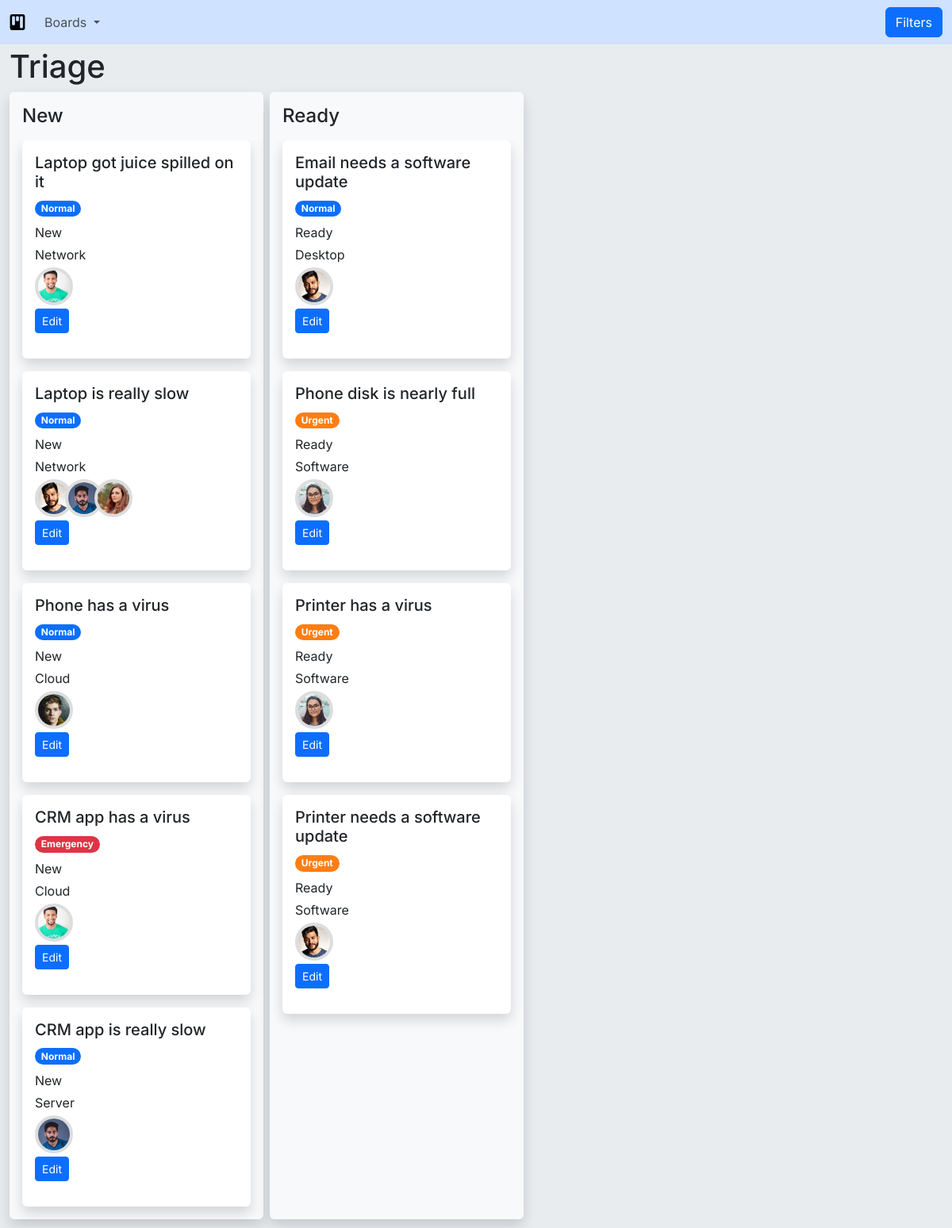
Page /board/2/ on the committed database.
### board/models.py (models this page shows, shortened)
class KanbanBoard(models.Model):
    name = models.CharField(max_length=100)

class Column(models.Model):
    board = models.ForeignKey(KanbanBoard, on_delete=models.CASCADE)
    name = models.CharField(max_length=100)
    statuses = models.ManyToManyField('helpdesk.Status', blank=True)
    def get_tickets(self, filters):
        tickets = Ticket.objects.filter(status__in=self.statuses.all()).order_by('-rank', 'id')
        if filters.get('search'):
            tickets = tickets.filter(title__icontains=filters.get('search'))
        if filters.get('category'):
            tickets = tickets.filter(category=filters.get('category'))
        if filters.get('priority'):
            tickets = tickets.filter(priority=filters.get('priority'))
        if filters.get('engineer'):
            tickets = tickets.filter(assigned_to=filters.get('engineer'))
        tickets = tickets.prefetch_related(
            'status',
            'priority',
            'assigned_to',
            'category'
        )
        return tickets

### helpdesk/models.py (models this page shows, shortened)
class Ticket(models.Model):
    title = models.CharField(max_length=100)
    status = models.ForeignKey(Status, on_delete=models.CASCADE)
    assigned_to = models.ManyToManyField(Engineer, blank=True)
    category = models.ForeignKey(Category, on_delete=models.SET_NULL, null=True)
    priority = models.ForeignKey(Priority, on_delete=models.SET_NULL, null=True)
    rank = models.IntegerField(null=True, blank=True)

class Priority(models.Model):
    name = models.CharField(max_length=100)
    sort_order = models.IntegerField()
    color = models.CharField(max_length=8)
    class Meta:
        verbose_name_plural = 'priorities'
    def __str__(self):
        return self.name

class Status(models.Model):
    name = models.CharField(max_length=100)
    class Meta:
        verbose_name_plural = 'statuses'

class Category(models.Model):
    name = models.CharField(max_length=100)
    class Meta:
        verbose_name_plural = 'categories'
    def __str__(self):
        return self.name

class Engineer(models.Model):
    name = models.CharField(max_length=100)
    image_filename = models.CharField(max_length=100, blank=True, null=True)
    def __str__(self):
        return self.name
    def get_image_url(self):
        return f'helpdesk/img/{self.image_filename}'

### board/views.py (the view)
# urls.py: path('<int:pk>/', views.BoardView.as_view(), name='board'),
class BoardView(DetailView, FormView):
    form_class = TicketFilterForm
    model = models.KanbanBoard
    template_name = 'board/board.html'
    def get_initial(self):
        initial = super().get_initial()
        initial['search'] = self.request.GET.get('search', '')
        initial['category'] = self.request.GET.get('category', None)
        initial['priority'] = self.request.GET.get('priority', None)
        initial['engineer'] = self.request.GET.get('engineer', None)
        return initial
    def get_context_data(self, **kwargs):
        context = super().get_context_data(**kwargs)
        search = self.request.GET.get('search')
        category_id = self.request.GET.get('category')
        priority_id = self.request.GET.get('priority')
        engineer_id = self.request.GET.get('engineer')
        context["filters"] = {
            "search": search,
            "category": category_id,
            "priority": priority_id,
            "engineer": engineer_id
        }
        return context

### board/context_processors.py (called while the page is built)
def boards(request):
    return {'boards': models.KanbanBoard.objects.all()}

### board/templatetags/custom_tags.py (called while the page is built)
@register.simple_tag
def get_filtered_tickets(column, filters):
    filter_form = TicketFilterForm(filters)
    cleaned_data = {}
    if filter_form.is_valid():
        cleaned_data = filter_form.cleaned_data
    tickets = column.get_tickets(cleaned_data)
    return tickets

### board/templates/board/board.html (shortened to what this page needs)
{% extends 'base.html' %}
{% load custom_tags %}
{% load static %}
{% block content %}
<div class="container-fluid pt-1 h-100">
  <div class="row">
    <div class="col">
      <h1>{{ object.name }}</h1>
    </div>
  </div>
  <div class="row">
    <div class="d-flex flex-items-stretch text-nowrap pb-4">
        {% for column in object.column_set.all %}
            <div class="bg-light p-0 rounded d-inline-block shadow me-2" style="width: 20rem">
                <div class="sticky-top bg-light rounded p-3" style="z-index: 999; /* Less than nav menu */">
                    <h4 class="mb-0">{{ column.name }}</h4>
                </div>
                <div class="cards" data-column-id="{{column.id}}" data-board-id="{{column.board.id}}">
                    {% get_filtered_tickets column filters as column_tickets %}
                    {% for ticket in column_tickets %}
                        {% include 'board/ticket.html' %}
                    {% empty %}
                    <div class="text-center text-secondary">
                        <i class="bi bi-emoji-smile-fill"></i>
                        <p>No tickets in this column</p>
                    </div>
                {% endfor %}
                </div>
            </div>
        {% endfor %}
    </div>
  </div>
</div>
{% endblock %}

### board/templates/board/ticket.html (shortened to what this page needs)
{% load static %}
<div class="card border-0 shadow m-3 mt-0" data-ticket-id="{{ ticket.id }}" data-ticket-rank="{{ ticket.rank|default_if_none:'' }}">
  <div class="card-body">
    <h5 class="card-title text-break text-wrap">{{ ticket.title }}</h5>
    <span class="badge rounded-pill mb-2" style="background-color: #{{ ticket.priority.color }};">{{ ticket.priority.name }}</span>
    <p class="mb-1">
      {{ ticket.status.name }}
    </p>
    <p class="mb-1">
      {{ ticket.category.name }}
    </p>
    <p class="mb-0">
      {% for assignment in ticket.assigned_to.all %}
        <img
          src="{% static assignment.get_image_url %}"
          title="{{ assignment.name }}"
          class="rounded-circle ratio ratio-1x1 profile-image"
          alt="Image of {{ assignment.name }}"
          style="width: 3rem;"
        >
      {% endfor %}
    </p>
    <p class="mt-1">
      <a href="{% url 'helpdesk:update-ticket' ticket.id %}" class="btn btn-primary btn-sm">Edit</a>
    </p>
  </div>
</div>

### templates/base.html (style rules this page uses)
.inter-body { font-family: "Inter", sans-serif; font-optical-sizing: auto; font-weight: 400; font-style: normal; font-size: 12pt; font-variation-settings: "slnt" 0; }

### board/templates/board/board.html (style rules this page uses)
.profile-image { margin-right: -15px; border: 4px solid #ddd; }

### rows in the picture
KanbanBoard: name "Triage"
Column: name "New"
Ticket: title "Laptop got juice spilled on it", priority.name "Normal", status.name "New", category.name "Network"
Engineer: image_filename (picture)
Ticket: title "Laptop is really slow", priority.name "Normal", status.name "New", category.name "Network"
Engineer: image_filename (picture)
Engineer: image_filename (picture)
Engineer: image_filename (picture)
Ticket: title "Phone has a virus", priority.name "Normal", status.name "New", category.name "Cloud"
Engineer: image_filename (picture)
Ticket: title "CRM app has a virus", priority.name "Emergency", status.name "New", category.name "Cloud"
Ticket: title "CRM app is really slow", priority.name "Normal", status.name "New", category.name "Server"
Column: name "Ready"
Ticket: title "Email needs a software update", priority.name "Normal", status.name "Ready", category.name "Desktop"
Ticket: title "Phone disk is nearly full", priority.name "Urgent", status.name "Ready", category.name "Software"
Engineer: image_filename (picture)
Ticket: title "Printer has a virus", priority.name "Urgent", status.name "Ready", category.name "Software"
Ticket: title "Printer needs a software update", priority.name "Urgent", status.name "Ready", category.name "Software"
